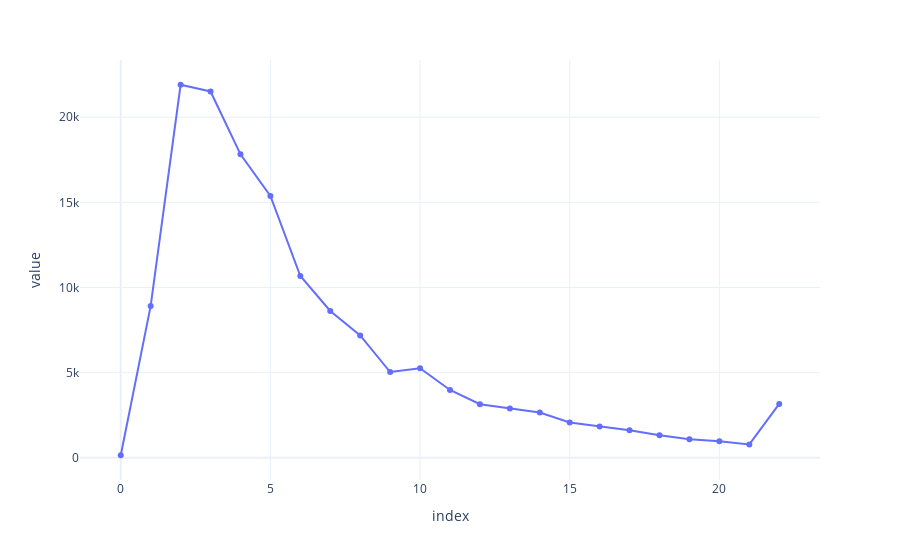

Write notebook code for a chart like this one.
### Code cell
fig = px.line(
    feature.value_counts().sort_index()
)

fig.data[0].mode = "lines+markers"
fig.update_layout(
    template="plotly_white",
    showlegend=False
)

fig.show()

### Figure 1 — Plotly figure (JSON) as saved in the notebook; plotly's stock layout.template omitted (floating-point values rounded to 4 significant figures)
{"data": [{"hovertemplate": "variable=MeanBestMoves<br>index=%{x}<br>value=%{y}<extra></extra>", "legendgroup": "MeanBestMoves", "line": {"color": "#636efa", "dash": "solid"}, "marker": {"symbol": "circle"}, "mode": "lines+markers", "name": "MeanBestMoves", "orientation": "v", "showlegend": true, "type": "scatter", "x": [0, 1, 2, 3, 4, 5, 6, 7, 8, 9, 10, 11, 12, 13, 14, 15, 16, 17, 18, 19, 20, 21, 22], "xaxis": "x", "y": [149, 8919, 21910, 21516, 17824, 15381, 10677, 8622, 7188, 5036, 5256, 3984, 3147, 2895, 2655, 2069, 1833, 1613, 1322, 1087, 973, 783, 3164], "yaxis": "y"}], "layout": {"legend": {"title": {"text": "variable"}, "tracegroupgap": 0}, "margin": {"t": 60}, "showlegend": false, "xaxis": {"anchor": "y", "domain": [0, 1], "title": {"text": "index"}}, "yaxis": {"anchor": "x", "domain": [0, 1], "title": {"text": "value"}}}}
